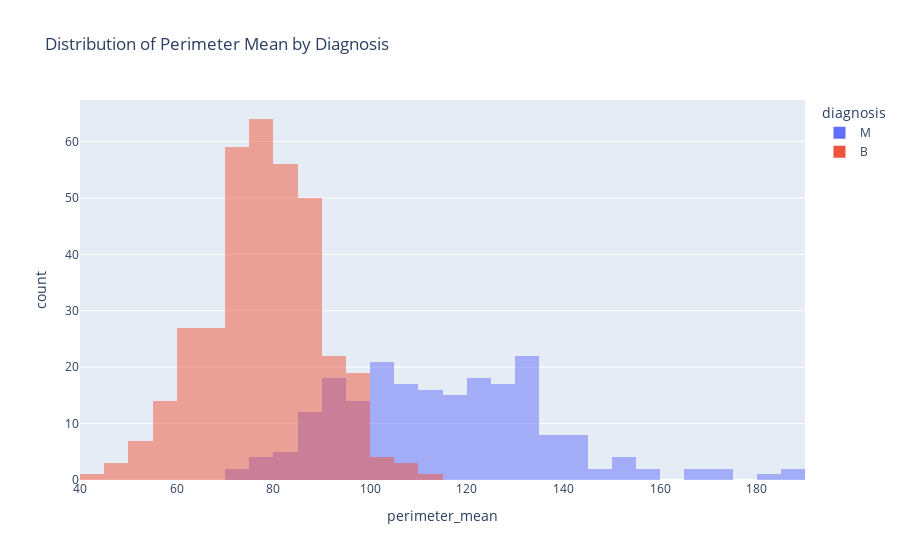

The code cell stored with this chart in its notebook:
### Code cell
px.histogram(raw_df,
             x='perimeter_mean',
             color = 'diagnosis',
             title='Distribution of Perimeter Mean by Diagnosis',
             barmode='overlay',
             color_discrete_sequence=['#636EFA', '#EF553B'],)

### Figure 1 — Plotly figure (JSON) as saved in the notebook; plotly's stock layout.template omitted (floating-point values rounded to 4 significant figures; data arrays with more than 128 entries replaced by an {"elided": "..."} marker saying what was removed)
{"data": [{"bingroup": "x", "hovertemplate": "diagnosis=M<br>perimeter_mean=%{x}<br>count=%{y}<extra></extra>", "legendgroup": "M", "marker": {"color": "#636EFA", "opacity": 0.5, "pattern": {"shape": ""}}, "name": "M", "orientation": "v", "showlegend": true, "type": "histogram", "x": {"elided": "212 float values"}, "xaxis": "x", "yaxis": "y"}, {"bingroup": "x", "hovertemplate": "diagnosis=B<br>perimeter_mean=%{x}<br>count=%{y}<extra></extra>", "legendgroup": "B", "marker": {"color": "#EF553B", "opacity": 0.5, "pattern": {"shape": ""}}, "name": "B", "orientation": "v", "showlegend": true, "type": "histogram", "x": {"elided": "357 float values"}, "xaxis": "x", "yaxis": "y"}], "layout": {"barmode": "overlay", "legend": {"title": {"text": "diagnosis"}, "tracegroupgap": 0}, "title": {"text": "Distribution of Perimeter Mean by Diagnosis"}, "xaxis": {"anchor": "y", "domain": [0, 1], "title": {"text": "perimeter_mean"}}, "yaxis": {"anchor": "x", "domain": [0, 1], "title": {"text": "count"}}}}
